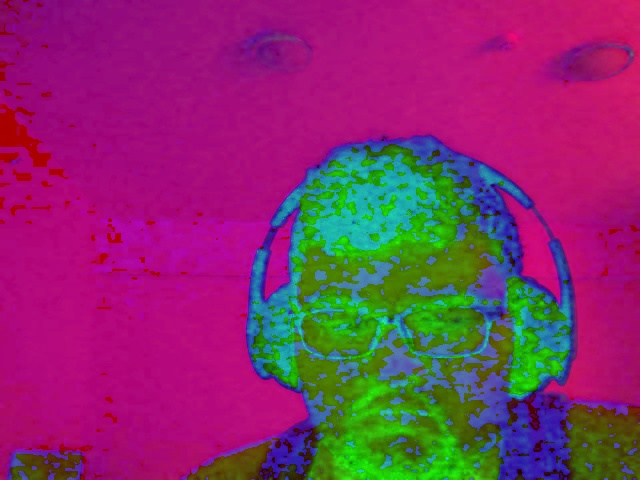
#> input picture 8.OPENCV TEMEL İŞLEMLER/corbafotosu1.jpg, 640 x 480 px
$ python colordetection.py --image '../../../8.OPENCV TEMEL İŞLEMLER/corbafotosu1.jpg'
#> lines starting #> are read from the running program, lines starting #| are printed output that depends on the picture
import numpy as np
import argparse
import cv2

ap=argparse.ArgumentParser()
ap.add_argument("-i","--image",help = "path to image")
args = vars(ap.parse_args())

img = cv2.imread(args["image"])
#> img is the input picture: shape (480, 640, 3); mean B, G, R 105.2, 45.7, 135.1

boundaries = [
	([17, 15, 100], [50, 56, 200]),
	([86, 31, 4], [220, 88, 50]),
	([25, 146, 190], [62, 174, 250]),
	([103, 86, 65], [145, 133, 128])]

for (lower,upper) in boundaries:
    lower = np.array(lower, dtype = "uint8")
    upper = np.array(lower, dtype = "uint8")

    mask = cv2.inRange(img,lower, upper)
    output = cv2.bitwise_and(img, img, mask = mask)

cv2.imshow("images", np.hstack([img,output]))
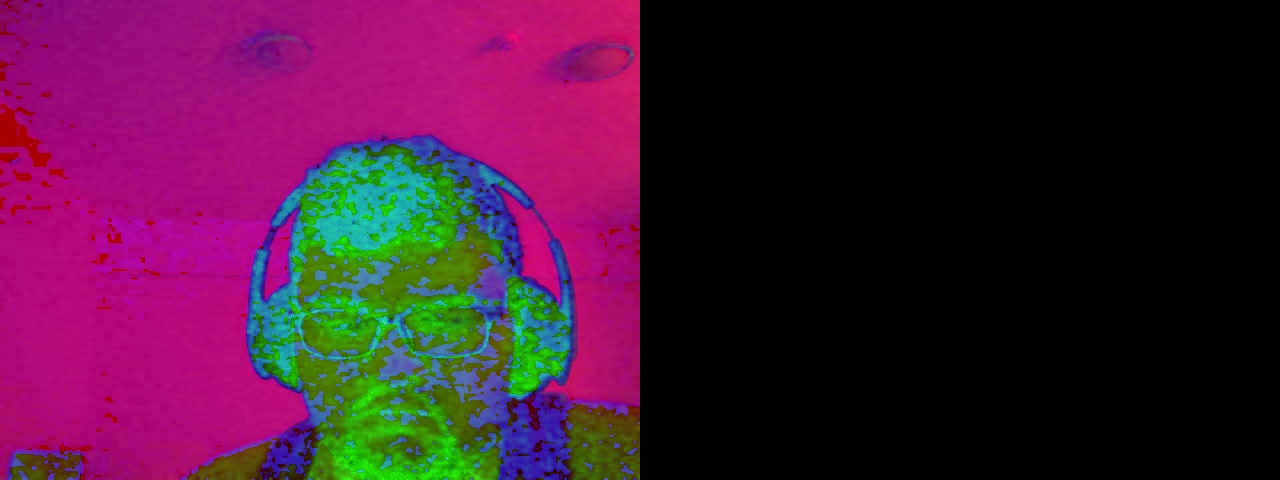
#> window 'images': shape (480, 1280, 3); mean B, G, R 52.6, 22.9, 67.5
cv2.waitKey(0)
